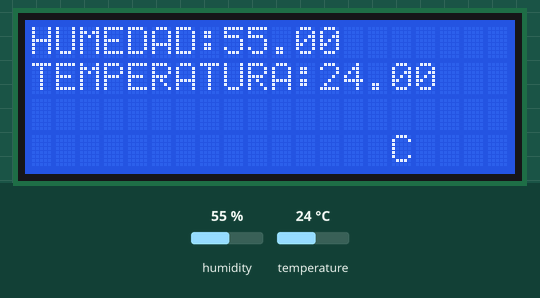
Bench run of a sketch on a simulated Arduino Uno, built with avr-gcc and run on an emulated ATmega328P. Shown: 20×4 character LCD. Inputs (shaded band) come from the test bench; at power-on: humidity 55 %, temperature 24 °C.

Above: at 1.2 s.
1.3 s: humidity set to 22 %
At 3.0 s:
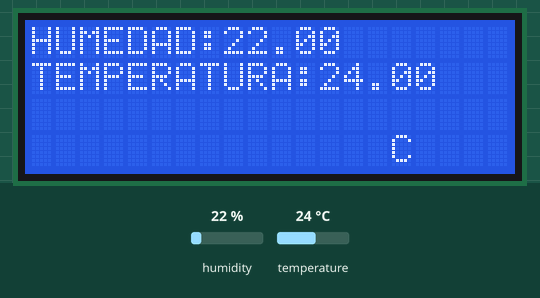
4.0 s: temperature set to 12 °C
At 4.6 s:
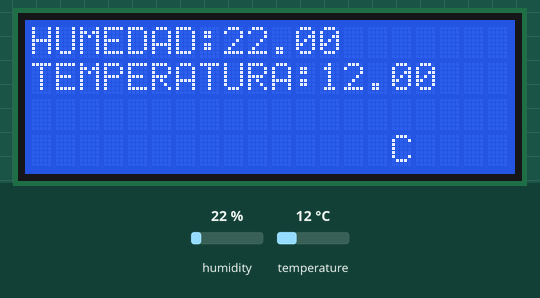
6.7 s: humidity set to 40 %
At 9.1 s:
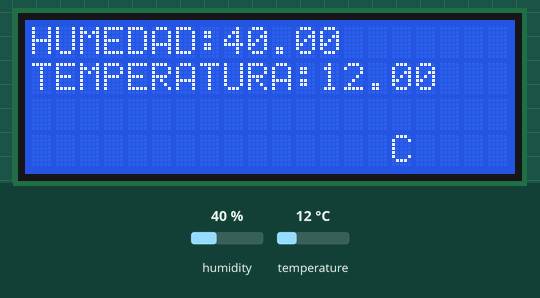
9.7 s: temperature set to 19 °C
Timing chart, 0 to 12.7 s (numbered marks = the images above; inputs shaded):
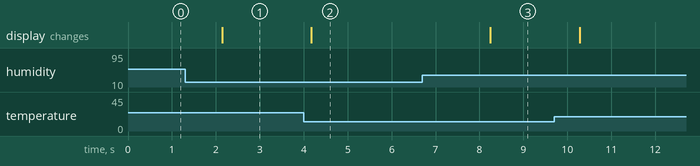

The sketch:

Prueba_2_DHT22.ino
```cpp
/*
PIN OUT
SDA A4
SCL A5
VCC  5V
GND GND
SENSOR PIN 9

*/
#include <Wire.h>
#include <LiquidCrystal_I2C.h>
#include <DHT.h>

//#define DHTTYPE DHT11
#define DHTTYPE DHT22
#define DHTPIN 9

DHT dht (DHTPIN,DHTTYPE);
LiquidCrystal_I2C lcd(0x27,20,4);  // set the LCD address to 0x27 for a 16 chars and 2 line display
void setup(){
  //Serial.begin(9600);
  dht.begin();
  lcd.init();
  lcd.backlight();
}

void loop(){
  //delay(1000);
  float humedad = dht.readHumidity();
  float temperatura = dht.readTemperature();

  //if(isnan(humedad) || isnan(temperatura)){
  //  Serial.println("ERROR EN EL SENSOR");
  //  return;
  //}
  lcd.setCursor(0,0);
  lcd.print("HUMEDAD: ");
  lcd.setCursor(8,0);
  lcd.print(humedad);
  lcd.setCursor(0,1);
  lcd.print("TEMPERATURA:");
  lcd.setCursor(12,1);
  lcd.print(temperatura);
  lcd.setCursor(15,3);
  lcd.print("C");
}
```

Measured:
- after the input at 1.3 s, the display: changes after 0.84 s (image 1)
- after the input at 4.0 s, the display: changes after 0.18 s (image 2)
- after the input at 6.7 s, the display: changes after 1.5 s (image 3)
